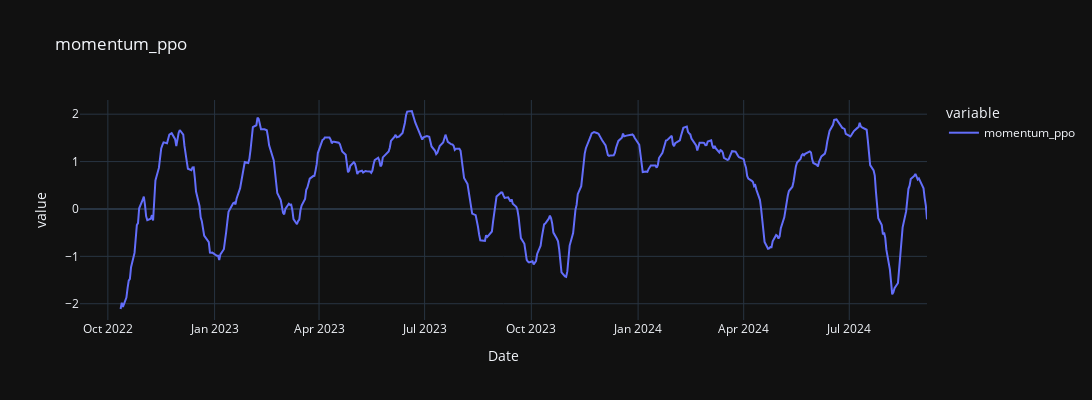

Notebook cell for this chart:
### Code cell
fig = px.line(ta_data, x='Date', y=["momentum_ppo"], title="momentum_ppo", template="plotly_dark", height=400, width=1100)
fig.show()

### Figure 1 — Plotly figure (JSON) as saved in the notebook; plotly's stock layout.template omitted (floating-point values rounded to 4 significant figures; data arrays with more than 128 entries replaced by an {"elided": "..."} marker saying what was removed)
{"data": [{"hovertemplate": "variable=momentum_ppo<br>Date=%{x}<br>value=%{y}<extra></extra>", "legendgroup": "momentum_ppo", "line": {"color": "#636efa", "dash": "solid"}, "marker": {"symbol": "circle"}, "mode": "lines", "name": "momentum_ppo", "orientation": "v", "showlegend": true, "type": "scatter", "x": {"elided": "503 str values"}, "xaxis": "x", "y": {"elided": "503 float values"}, "yaxis": "y"}], "layout": {"height": 400, "legend": {"title": {"text": "variable"}, "tracegroupgap": 0}, "title": {"text": "momentum_ppo"}, "width": 1100, "xaxis": {"anchor": "y", "autorange": true, "domain": [0, 1], "range": ["2022-09-07", "2024-09-06"], "title": {"text": "Date"}, "type": "date"}, "yaxis": {"anchor": "x", "autorange": true, "domain": [0, 1], "range": [-2.343, 2.3], "title": {"text": "value"}, "type": "linear"}}}
